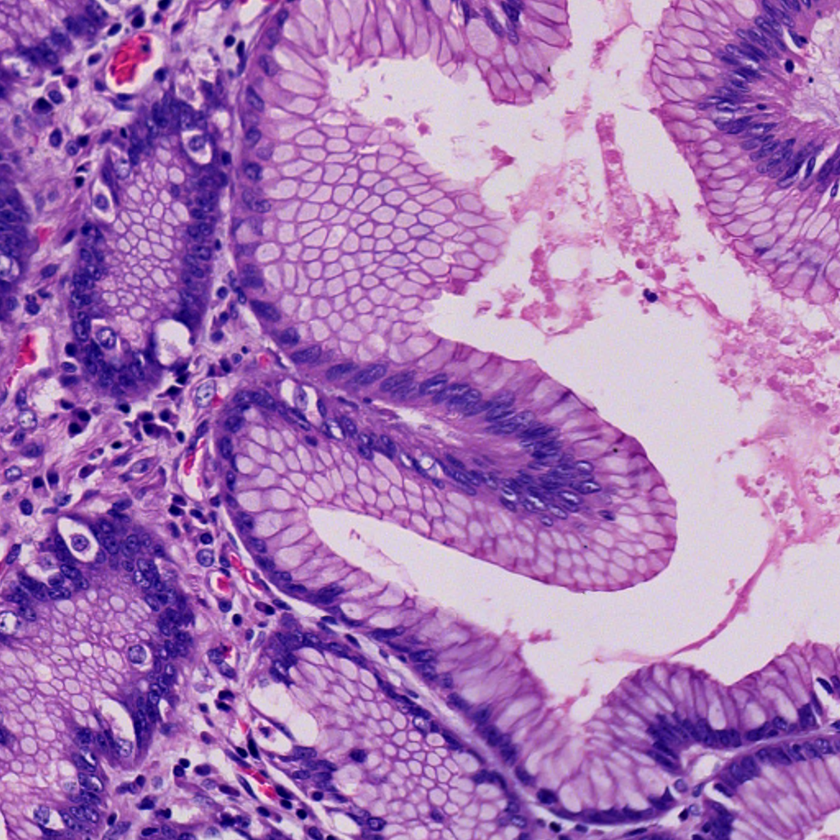
#> input picture 1000-20260412T223922Z-3-001/1000/stained/AS-5198-23-Z35_patch_20480_40960_stained.tif, 840 x 840 px, shrunk from 1024 x 1024 before the run, found by its file name; its folder holds only this picture in this run
$ python diagnose_data.py
#> lines starting #> are read from the running program, lines starting #| are printed output that depends on the picture
import os
import numpy as np
from skimage import io

def analyze_image_type(path):
    try:
        img = io.imread(path)
#> img is the input picture: shape (840, 840, 3); mean R, G, B 169.7, 121.6, 184.1
        if len(img.shape) < 3:
            return "Grayscale", 0

        # Calculate saturation or channel variance to detect staining
        # H&E stained images have high variance between channels (Pink/Purple)
        # Unstained images are mostly white/gray (R ~ G ~ B)
        r, g, b = img[:,:,0], img[:,:,1], img[:,:,2]
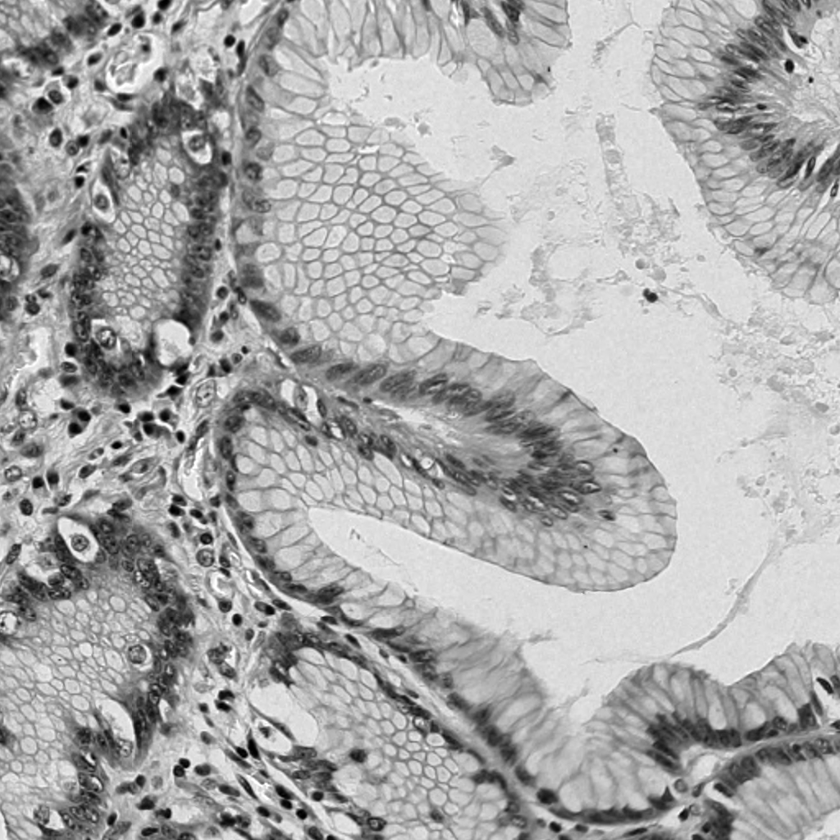
#> r: shape (840, 840); min 0, max 255, mean 169.7
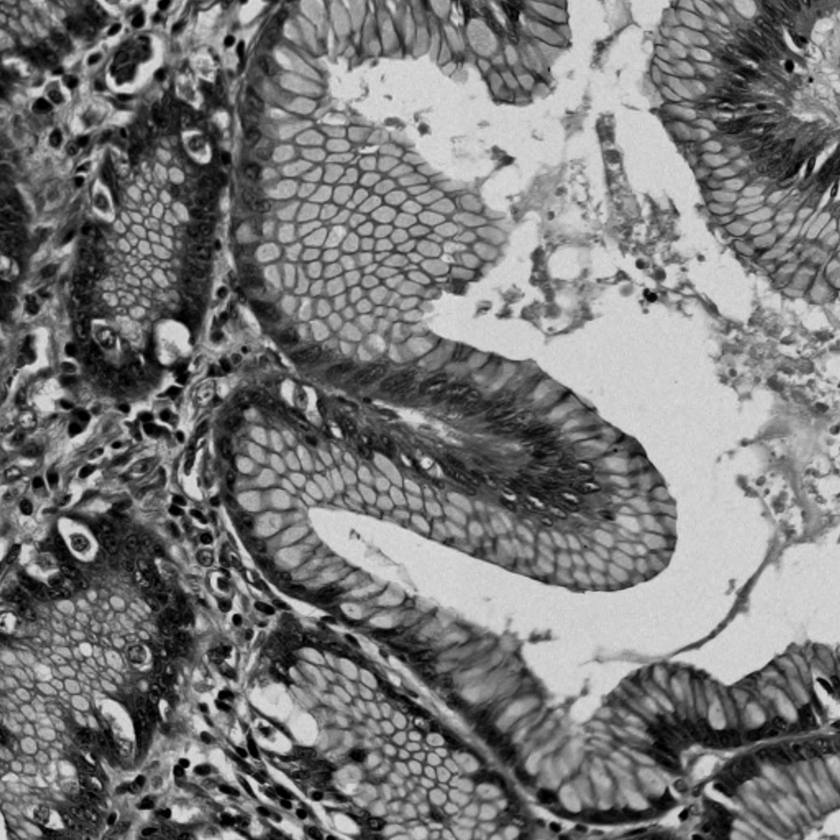
#> g: shape (840, 840); min 0, max 231, mean 121.6
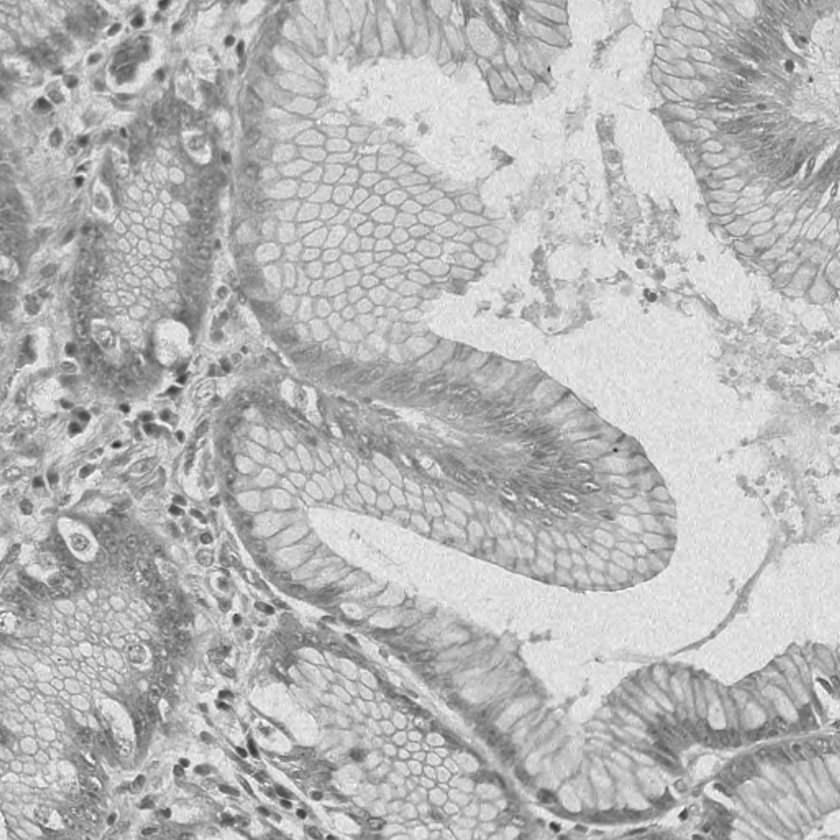
#> b: shape (840, 840); min 43, max 255, mean 184.1
        std_channels = np.std([np.mean(r), np.mean(g), np.mean(b)])
#> std_channels = 26.73

        # Also check mean brightness
        mean_val = np.mean(img)
#> mean_val = 158.5

        return "Colored" if std_channels > 5 else "Neutral", std_channels, mean_val
    except Exception as e:
        return f"Error: {str(e)}", 0, 0

def diagnose_dataset(root_dir="1000"):
    results = []
    for sub in ["stained", "unstained"]:
        path = os.path.join(root_dir, sub)
        if not os.path.exists(path): continue

        files = [f for f in os.listdir(path) if f.endswith(".tif")][:10] # Check first 10
        print(f"\nChecking folder: {sub}")
        for f in files:
            fpath = os.path.join(path, f)
            itype, std, mean = analyze_image_type(fpath)
#> itype = 'Colored'; std = 26.73; mean = 158.5
            print(f"  {f:50} | Type: {itype:8} | Ch-Std: {std:6.2f} | Mean: {mean:6.2f}")
#|   AS-5198-23-Z35_patch_20480_40960_stained.tif       | Type: Colored  | Ch-Std:  26.73 | Mean: 158.46

if __name__ == "__main__":
    diagnose_dataset()
